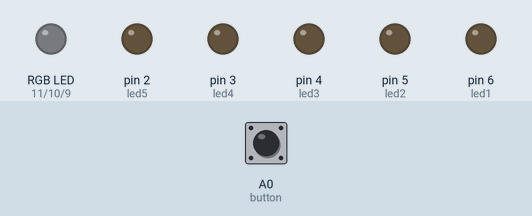
The sketch below on a simulated Arduino Uno, built with avr-gcc and run on an emulated ATmega328P. On the bench: an RGB LED mixed from three pins (HIGH = lit), output pins drawn as LEDs (lit = HIGH). Inputs (shaded band) come from the test bench; at power-on: A0 (button) HIGH. Dim RGB values are drawn brighter than linear.

Above: at 1.2 s.
1.3 s: A0 (button) pulled LOW for 1 s
At 3.7 s:
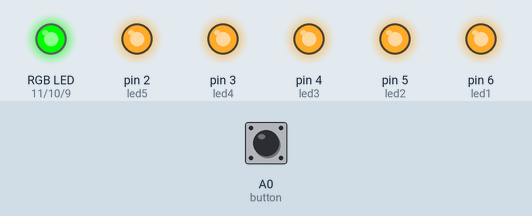
4.0 s: A0 (button) pulled LOW for 0.15 s
At 4.8 s:
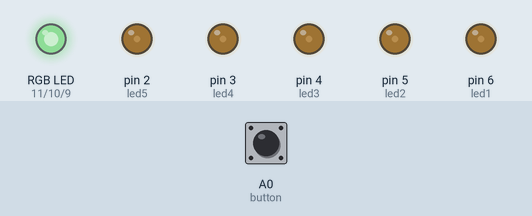
7.0 s: A0 (button) pulled LOW for 3.2 s
At 8.6 s:
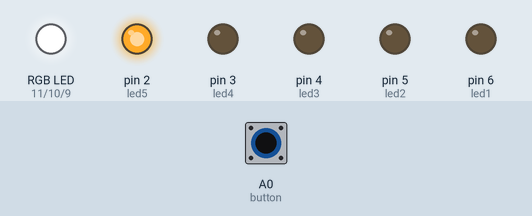
11.7 s: A0 (button) pulled LOW for 1 s
At 12.08 s:
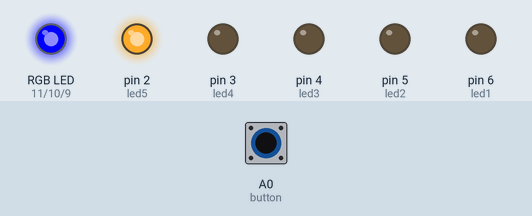
14.7 s: A0 (button) pulled LOW for 0.15 s
At 15.5 s:
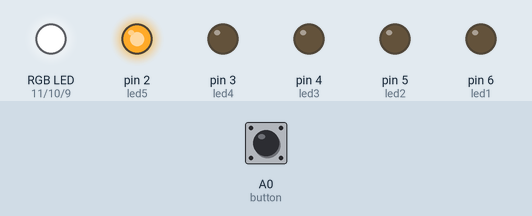
Timing chart, 0 to 17.3 s (numbered marks = the images above; inputs shaded):
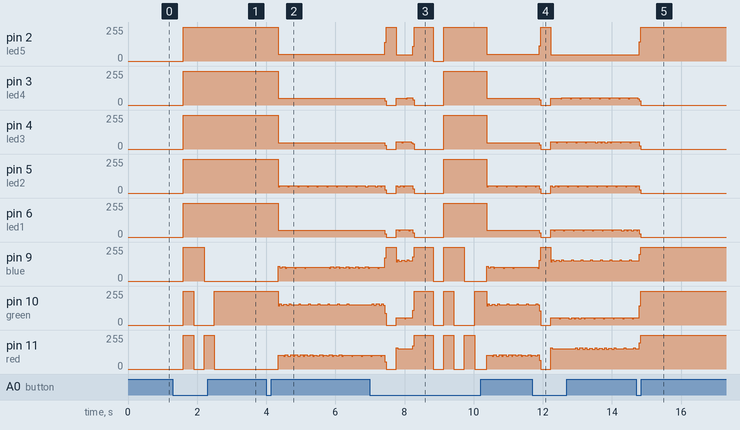

The sketch:

MPX_RGB_LED_Test.ino
```cpp
const int red = 11;
const int green = 10;
const int blue = 9;

const int led1 = 6;
const int led2 = 5;
const int led3 = 4;
const int led4 = 3;
const int led5 = 2;

const int button = A0;

int mode = 0;

void setup() {
  pinMode(button, INPUT_PULLUP);
 pinMode(red, OUTPUT);
 pinMode(green, OUTPUT);
 pinMode(blue, OUTPUT);

 pinMode(led1, OUTPUT);
 pinMode(led2, OUTPUT);
 pinMode(led3, OUTPUT);
 pinMode(led4, OUTPUT);
 pinMode(led5, OUTPUT);
}

void loop() {

if(digitalRead(button) == LOW) {
  if(mode == 7){
    mode = 0;
  }else{
  mode++;
}
  delay(300);
}

  if (mode == 1){
  digitalWrite(red, HIGH);
  digitalWrite(green, HIGH);
  digitalWrite(blue, HIGH);

  digitalWrite(led1, HIGH);
  digitalWrite(led2, HIGH);
  digitalWrite(led3, HIGH);
  digitalWrite(led4, HIGH);
  digitalWrite(led5, HIGH);
  } else if (mode == 2){
   digitalWrite(red, LOW);
  digitalWrite(green, LOW);
  digitalWrite(blue, HIGH);

  digitalWrite(led1, HIGH);
  digitalWrite(led2, HIGH);
  digitalWrite(led3, HIGH);
  digitalWrite(led4, HIGH);
  digitalWrite(led5, HIGH);
} else if (mode == 3){
   digitalWrite(red, HIGH);
  digitalWrite(green, LOW);
  digitalWrite(blue, LOW);

  digitalWrite(led1, HIGH);
  digitalWrite(led2, HIGH);
  digitalWrite(led3, HIGH);
  digitalWrite(led4, HIGH);
  digitalWrite(led5, HIGH);
 } else if (mode == 4){

    digitalWrite(red, LOW);
  digitalWrite(green, HIGH);
  digitalWrite(blue, LOW);

  digitalWrite(led1, HIGH);
  digitalWrite(led2, HIGH);
  digitalWrite(led3, HIGH);
  digitalWrite(led4, HIGH);
  digitalWrite(led5, HIGH);

  } else if (mode == 5){

 for(int i = 0; i < 100; i++){
  digitalWrite(red, HIGH);
  digitalWrite(green, LOW);
  digitalWrite(blue, LOW);

  digitalWrite(led1, HIGH);
  digitalWrite(led2, LOW);
  digitalWrite(led3, LOW);
  digitalWrite(led4, LOW);
  digitalWrite(led5, LOW);
  delay(1);

     digitalWrite(red, HIGH);
  digitalWrite(green, HIGH);
  digitalWrite(blue, LOW);

  digitalWrite(led1, LOW);
  digitalWrite(led2, HIGH);
  digitalWrite(led3, LOW);
  digitalWrite(led4, LOW);
  digitalWrite(led5, LOW);
  delay(1);

     digitalWrite(red, LOW);
  digitalWrite(green, HIGH);
  digitalWrite(blue, LOW);

  digitalWrite(led1, LOW);
  digitalWrite(led2, LOW);
  digitalWrite(led3, HIGH);
  digitalWrite(led4, LOW);
  digitalWrite(led5, LOW);
  delay(1);

  digitalWrite(red, LOW);
  digitalWrite(green, HIGH);
  digitalWrite(blue, HIGH);

  digitalWrite(led1, LOW);
  digitalWrite(led2, LOW);
  digitalWrite(led3, LOW);
  digitalWrite(led4, HIGH);
  digitalWrite(led5, LOW);
  delay(1);

      digitalWrite(red, LOW);
  digitalWrite(green, LOW);
  digitalWrite(blue, HIGH);

  digitalWrite(led1, LOW);
  digitalWrite(led2, LOW);
  digitalWrite(led3, LOW);
  digitalWrite(led4, LOW);
  digitalWrite(led5, HIGH);
  delay(1);
 }
 } else if (mode == 6){

  for(int i = 0; i < 100; i++){
  digitalWrite(red, HIGH);
  digitalWrite(green, LOW);
  digitalWrite(blue, HIGH);

  digitalWrite(led1, HIGH);
  digitalWrite(led2, LOW);
  digitalWrite(led3, LOW);
  digitalWrite(led4, LOW);
  digitalWrite(led5, LOW);
  delay(1);

     digitalWrite(red, HIGH);
  digitalWrite(green, LOW);
  digitalWrite(blue, LOW);

  digitalWrite(led1, LOW);
  digitalWrite(led2, HIGH);
  digitalWrite(led3, LOW);
  digitalWrite(led4, LOW);
  digitalWrite(led5, LOW);
  delay(1);

     digitalWrite(red, LOW);
  digitalWrite(green, LOW);
  digitalWrite(blue, LOW);

  digitalWrite(led1, LOW);
  digitalWrite(led2, LOW);
  digitalWrite(led3, HIGH);
  digitalWrite(led4, LOW);
  digitalWrite(led5, LOW);
  delay(1);

  digitalWrite(red, LOW);
  digitalWrite(green, LOW);
  digitalWrite(blue, HIGH);

  digitalWrite(led1, LOW);
  digitalWrite(led2, LOW);
  digitalWrite(led3, LOW);
  digitalWrite(led4, HIGH);
  digitalWrite(led5, LOW);
  delay(1);

      digitalWrite(red, HIGH);
  digitalWrite(green, HIGH);
  digitalWrite(blue, HIGH);

  digitalWrite(led1, LOW);
  digitalWrite(led2, LOW);
  digitalWrite(led3, LOW);
  digitalWrite(led4, LOW);
  digitalWrite(led5, HIGH);
  delay(1);
 }
 } else if (mode == 0){

    digitalWrite(red, LOW);
  digitalWrite(green, LOW);
  digitalWrite(blue, LOW);

  digitalWrite(led1, LOW);
  digitalWrite(led2, LOW);
  digitalWrite(led3, LOW);
  digitalWrite(led4, LOW);
  digitalWrite(led5, LOW);
 }

}
```

Measured:
- after the input at 1.3 s, pin 2 (led5), pin 3 (led4): 0/255 → 255/255 after 0.30 s
- after the input at 4.0 s, pin 2 (led5): 255/255 → 50/255 after 0.35 s; pin 3 (led4), pin 6 (led1): 255/255 → 49/255 after 0.35 s; pin 4 (led3): 255/255 → 48/255 after 0.35 s
- after the input at 7.0 s, pin 2 (led5): 50/255 → 255/255 after 0.43 s, → 48/255 0.33 s later, → 255/255 0.48 s later, → 0/255 0.59 s later, … (6 changes in this stretch)
- after the input at 11.7 s, pin 2 (led5): 50/255 → 255/255 after 0.20 s, → 48/255 0.34 s later
- after the input at 14.7 s, pin 2 (led5): 48/255 → 255/255 after 0.09 s
